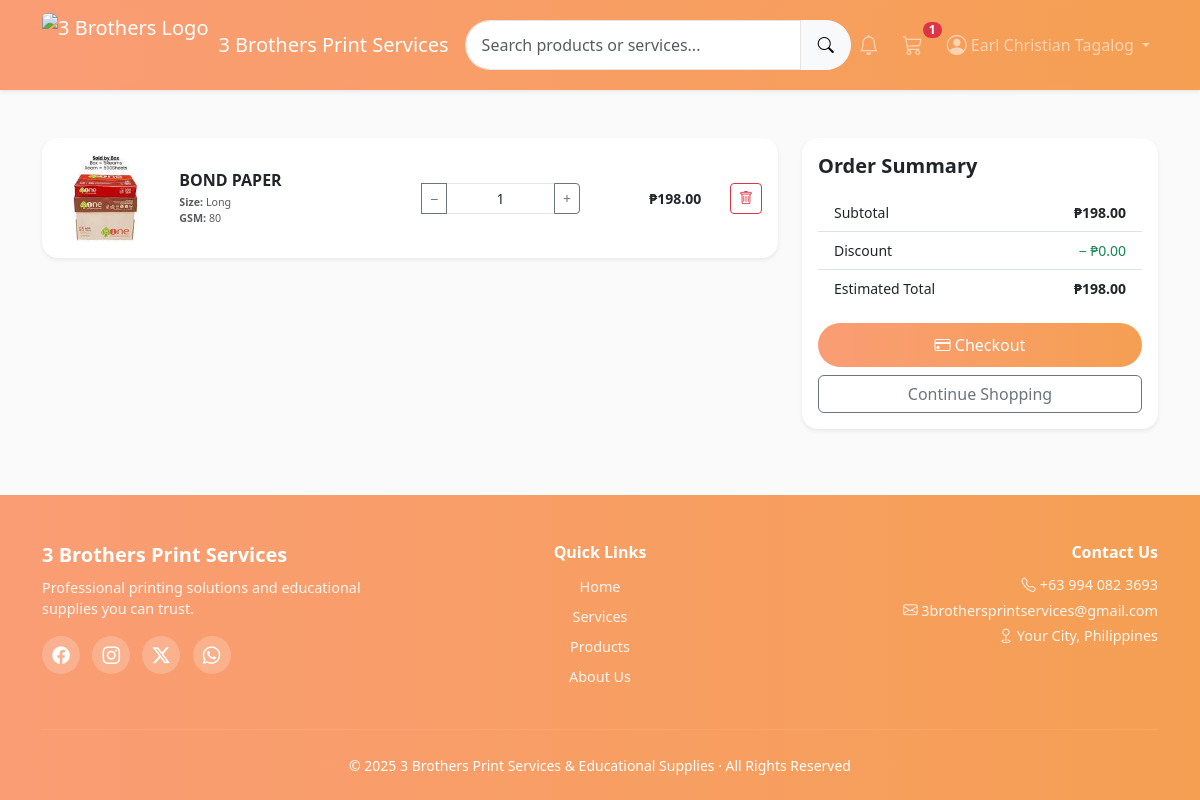
The page /cart.php (signed in) on the database its author committed.
### tables this page shows
CREATE TABLE `cart` (
  `id` int(11) NOT NULL,
  `user_id` int(11) NOT NULL,
  `product_id` int(11) NOT NULL,
  `product_name` varchar(255) DEFAULT NULL,
  `product_image` varchar(255) DEFAULT NULL,
  `variant_type` varchar(100) DEFAULT NULL,
  `price` decimal(10,2) DEFAULT NULL,
  `quantity` int(11) DEFAULT 1,
  `created_at` timestamp NOT NULL DEFAULT current_timestamp()
);

### cart.php (the view, shortened to what this page needs)
<?php
include 'includes/header.php';
require "admin/database/db.php";
$user_id = $_SESSION['user_id'] ?? null;
$cart = [];
$subtotal = 0;
if ($user_id) {
    $stmt = $conn->prepare("SELECT * FROM cart WHERE user_id = ?");
    $stmt->bind_param("i", $user_id);
    $stmt->execute();
    $cart = $stmt->get_result()->fetch_all(MYSQLI_ASSOC);
}
?>
<section class="py-5">
    <div class="container">
        <div class="row g-4">
            <div class="col-lg-8">
                <?php if (empty($cart)): ?>
                <div class="text-center py-5">
                    <i class="bi bi-cart-x fs-1 text-muted"></i>
                    <p class="mt-3">Your cart is empty</p>
                </div>
                <?php else: ?>
                <?php foreach ($cart as $item):
                        $itemTotal = $item['price'] * $item['quantity'];
                        $subtotal += $itemTotal;
                    ?>
                <div class="card border-0 shadow-sm mb-3">
                    <div class="card-body">
                        <div class="row align-items-center gy-3">
                            <div class="col-4 col-md-2">
                                <img src="<?= htmlspecialchars($item['product_image']) ?>" class="img-fluid rounded"
                                    alt="<?= htmlspecialchars($item['product_name']) ?>">
                            </div>
                            <div class="col-8 col-md-4">
                                <h6 class="mb-1 fw-semibold">
                                    <?= htmlspecialchars($item['product_name']) ?>
                                </h6>
                                <small class="text-muted">
                                    <?php
                                        if (!empty($item['variant_type'])) {
                                            $variants = json_decode($item['variant_type'], true);
                                            if (is_array($variants)) {
                                                foreach ($variants as $type => $value) {
                                                    if (is_array($value) && isset($value['value'])) {
                                                        $value = $value['value'];
                                                    }
                                                    echo "<div class='small text-muted'>
                                                            <strong>$type:</strong> " . htmlspecialchars($value) . "
                                                          </div>";
                                                }
                                            }
                                        }
                                        ?>
                                </small>
                            </div>
                            <div class="col-6 col-md-3">
                                <form method="POST" action="cart/update-cart.php" class="input-group input-group-sm">
                                    <button class="btn btn-outline-secondary" name="decrease">−</button>
                                    <span class="form-control text-center">
                                        <?= $item['quantity'] ?>
                                    </span>
                                    <button class="btn btn-outline-secondary" name="increase">+</button>
                                </form>
                            </div>
                            <div class="col-4 col-md-2 text-md-end">
                                <strong>₱<?= number_format($itemTotal, 2) ?></strong>
                            </div>
                            <div class="col-2 col-md-1 text-end">
                                <form method="POST" action="cart/remove-cart.php">
                                    <button class="btn btn-sm btn-outline-danger">
                                        <i class="bi bi-trash"></i>
                                    </button>
                                </form>
                            </div>
                        </div>
                    </div>
                </div>
                <?php endforeach; ?>
                <?php endif; ?>
            </div>
            <div class="col-lg-4">
                <div class="card border-0 shadow-sm sticky-top order-summary-card" style="top: 90px">
                    <div class="card-body">
                        <h5 class="fw-semibold mb-3">Order Summary</h5>
                        <ul class="list-group list-group-flush mb-3">
                            <li class="list-group-item d-flex justify-content-between">
                                <span>Subtotal</span>
                                <strong>₱<?= number_format($subtotal, 2) ?></strong>
                            </li>
                            <li class="list-group-item d-flex justify-content-between">
                                <span>Discount</span>
                                <span class="text-success">− ₱0.00</span>
                            </li>
                            <li class="list-group-item d-flex justify-content-between">
                                <span>Estimated Total</span>
                                <strong>₱<?= number_format($subtotal, 2) ?></strong>
                            </li>
                        </ul>
                        <?php if (!empty($cart)): ?>
                        <a href="cart/checkout-from-cart.php" class="btn btn-brand w-100 mb-2">
                            <i class="bi bi-credit-card"></i> Checkout
                        </a>
                        <?php endif; ?>
                        <a href="./" class="btn btn-outline-secondary w-100">
                            Continue Shopping
                        </a>
                    </div>
                </div>
            </div>
        </div>
    </div>
</section>
<?php include 'includes/footer.php'; ?>

### css/style.css (style rules this page uses)
:root { --brand-gradient: linear-gradient(90deg, rgba(250, 157, 117, 1) 0%, rgba(245, 159, 83, 1) 100%); --brand-dark: #5a2f1d; --wizard-active: #f9a36b; --wizard-muted: #d9d9d9; --wizard-text-muted: #b5b5b5; }
body { font-family: "Segoe UI", Tahoma, Geneva, Verdana, sans-serif; background-color: #fafafa; }
.card, .card-body { position: relative; z-index: 1; }
.card { border: none; border-radius: 16px; }
.btn-brand { background: var(--brand-gradient); color: white; border: none; border-radius: 50px; padding: 10px 28px; }
.form-control { border-radius: 12px; padding: 12px 16px; border: 1px solid #e5e5e5; font-weight: 500; transition: all 0.25s ease; }
.card-body { font-size: 14px; }
.btn-brand { background: var(--brand-gradient); color: white; border: none; }

### cart.php (style rules this page uses)
.order-summary-card { position: sticky; top: 90px; z-index: 1; }

### rows shown on the page
cart: product_image (picture), product_name "BOND PAPER", type "Size", value "Long", type "GSM", value "80", quantity "1", price "198.00"

### other values the page prints
$cartCount "1"
$_SESSION['name'] "Earl Christian Tagalog"
$subtotal "198.00"
